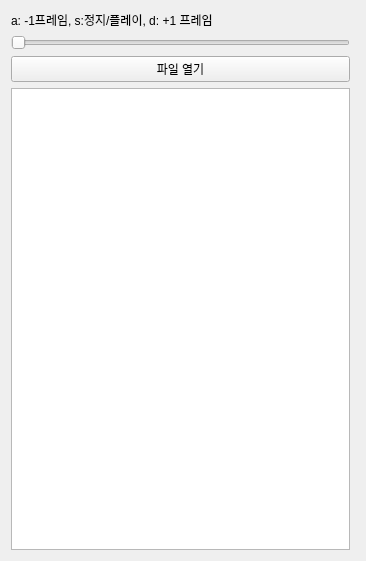
<?xml version="1.0" encoding="UTF-8"?>
<ui version="4.0">
 <class>Form</class>
 <widget class="QWidget" name="Form">
  <property name="geometry">
   <rect>
    <x>0</x>
    <y>0</y>
    <width>366</width>
    <height>561</height>
   </rect>
  </property>
  <property name="sizePolicy">
   <sizepolicy hsizetype="Fixed" vsizetype="Preferred">
    <horstretch>0</horstretch>
    <verstretch>0</verstretch>
   </sizepolicy>
  </property>
  <property name="windowTitle">
   <string>Form</string>
  </property>
  <widget class="QWidget" name="verticalLayoutWidget_12">
   <property name="geometry">
    <rect>
     <x>0</x>
     <y>0</y>
     <width>361</width>
     <height>561</height>
    </rect>
   </property>
   <layout class="QVBoxLayout" name="verticalLayout_7">
    <property name="leftMargin">
     <number>11</number>
    </property>
    <property name="topMargin">
     <number>11</number>
    </property>
    <property name="rightMargin">
     <number>11</number>
    </property>
    <property name="bottomMargin">
     <number>11</number>
    </property>
    <item>
     <widget class="QLabel" name="label_2">
      <property name="text">
       <string>a: -1프레임, s:정지/플레이, d: +1 프레임</string>
      </property>
     </widget>
    </item>
    <item>
     <widget class="QSlider" name="horizontalSlider">
      <property name="maximum">
       <number>30</number>
      </property>
      <property name="orientation">
       <enum>Qt::Horizontal</enum>
      </property>
     </widget>
    </item>
    <item>
     <widget class="QPushButton" name="btn_open_file">
      <property name="text">
       <string>파일 열기</string>
      </property>
     </widget>
    </item>
    <item>
     <widget class="QTableView" name="tableView">
      <property name="minimumSize">
       <size>
        <width>339</width>
        <height>0</height>
       </size>
      </property>
     </widget>
    </item>
   </layout>
  </widget>
 </widget>
 <resources/>
 <connections/>
</ui>
